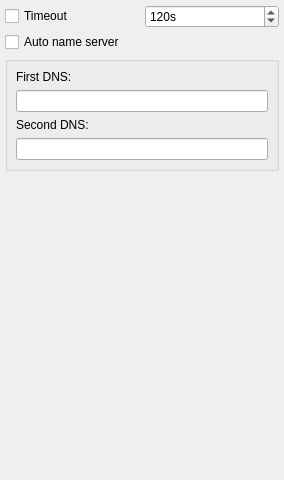
<ui version="4.0" >
 <author></author>
 <comment></comment>
 <exportmacro></exportmacro>
 <class>DialingBase</class>
 <widget class="QWidget" name="DialingBase" >
  <property name="geometry" >
   <rect>
    <x>0</x>
    <y>0</y>
    <width>284</width>
    <height>480</height>
   </rect>
  </property>
  <property name="windowTitle" >
   <string>Form</string>
  </property>
  <layout class="QVBoxLayout" >
   <property name="margin" >
    <number>5</number>
   </property>
   <property name="spacing" >
    <number>4</number>
   </property>
   <item>
    <layout class="QHBoxLayout" >
     <property name="margin" >
      <number>0</number>
     </property>
     <property name="spacing" >
      <number>6</number>
     </property>
     <item>
      <widget class="QCheckBox" name="timeout_box" >
       <property name="text" >
        <string>Timeout</string>
       </property>
      </widget>
     </item>
     <item>
      <widget class="QSpinBox" name="timeout" >
       <property name="suffix" >
        <string comment="short for seconds" >s</string>
       </property>
       <property name="maximum" >
        <number>3600</number>
       </property>
       <property name="singleStep" >
        <number>30</number>
       </property>
       <property name="value" >
        <number>120</number>
       </property>
      </widget>
     </item>
    </layout>
   </item>
   <item>
    <widget class="QCheckBox" name="usepeerdns" >
     <property name="text" >
      <string>Auto name server</string>
     </property>
    </widget>
   </item>
   <item>
    <widget class="QGroupBox" name="dns_box" >
     <property name="title" >
      <string/>
     </property>
     <layout class="QVBoxLayout" >
      <property name="margin" >
       <number>8</number>
      </property>
      <property name="spacing" >
       <number>6</number>
      </property>
      <item>
       <widget class="QLabel" name="dns1_label" >
        <property name="text" >
         <string>First DNS:</string>
        </property>
       </widget>
      </item>
      <item>
       <widget class="QLineEdit" name="dns1" />
      </item>
      <item>
       <widget class="QLabel" name="dns2_label" >
        <property name="text" >
         <string>Second DNS:</string>
        </property>
       </widget>
      </item>
      <item>
       <widget class="QLineEdit" name="dns2" />
      </item>
     </layout>
    </widget>
   </item>
   <item>
    <spacer>
     <property name="orientation" >
      <enum>Qt::Vertical</enum>
     </property>
     <property name="sizeHint" >
      <size>
       <width>4</width>
       <height>201</height>
      </size>
     </property>
    </spacer>
   </item>
  </layout>
 </widget>
 <pixmapfunction></pixmapfunction>
 <resources/>
 <connections/>
</ui>
